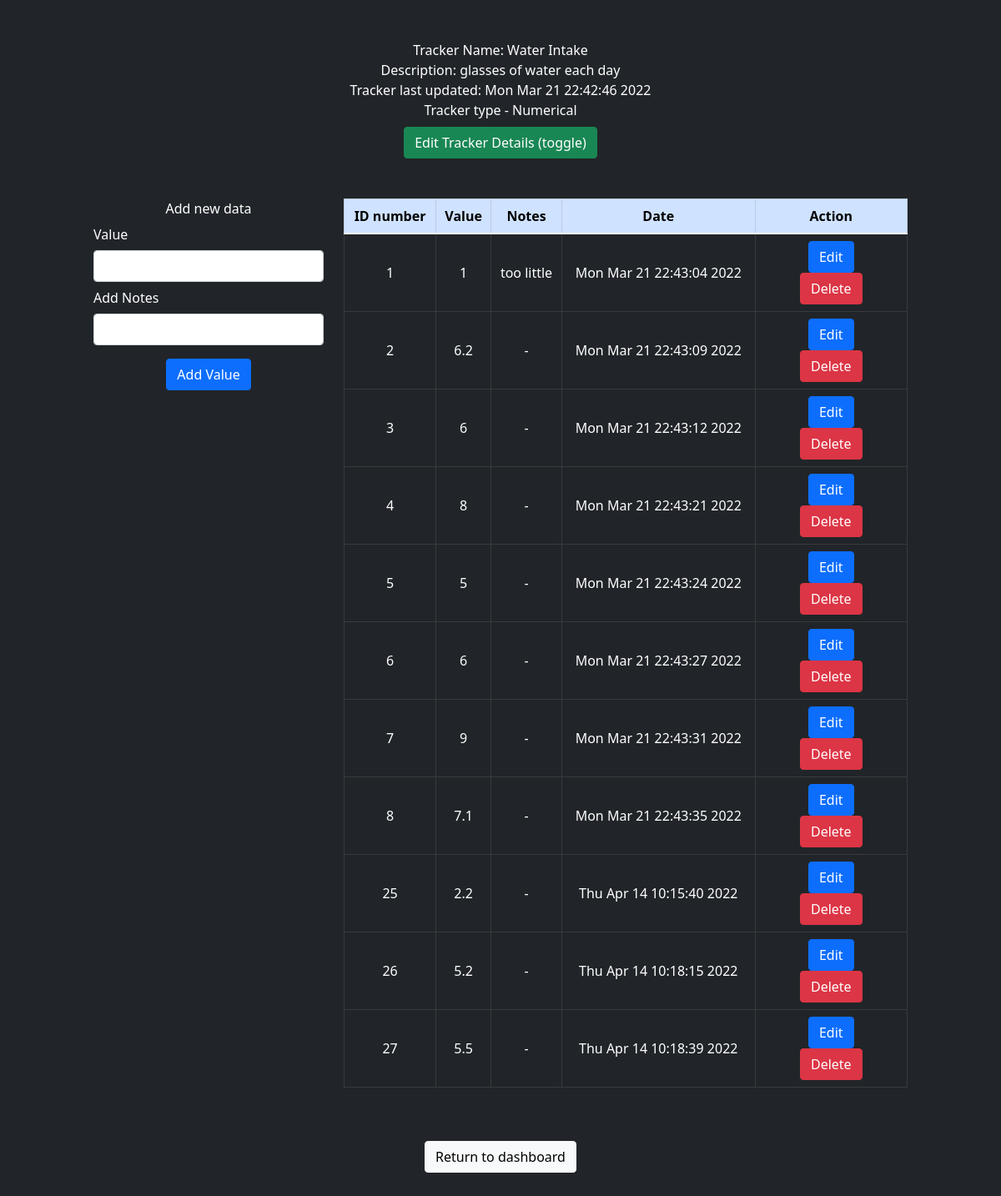
Before: /trackerdetails/1 with the older database file.
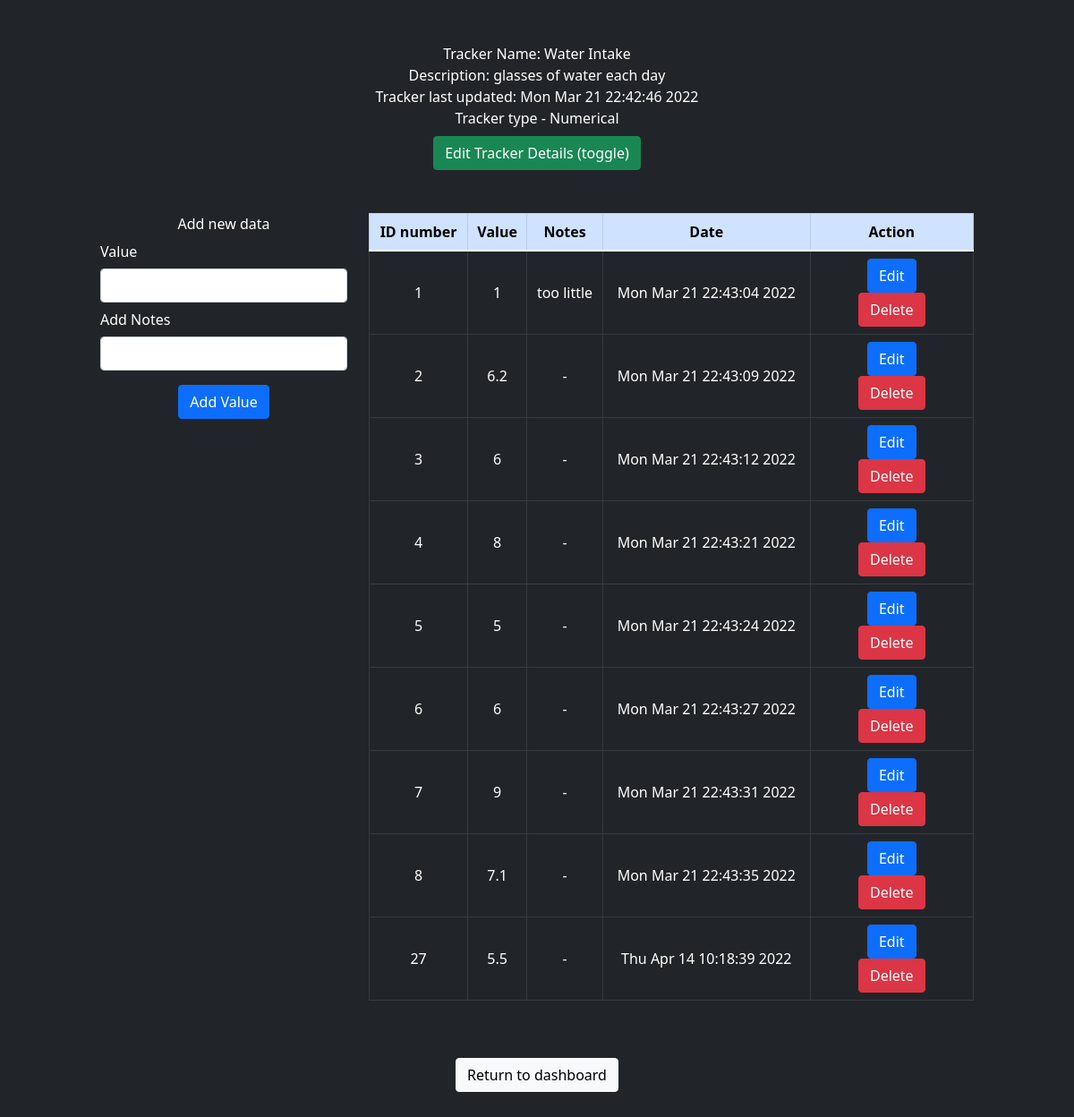
After: the same page with the newer database file.
### application/models.py (models this page shows, shortened)
class Tracker(db.Model):
    tracker_id = db.Column(db.Integer, primary_key=True)
    tracker_name = db.Column(db.String(80), nullable=False)
    tracker_description = db.Column(db.String(120), nullable=False)
    tracker_type = db.Column(db.String(50),nullable=False)
    user_defined_options = db.Column(db.String(200))
    tracker_log_time = db.Column(db.String(120), nullable=False)
    user_id = db.Column(db.Integer, db.ForeignKey('user.user_id'),nullable=False)
    tracker_logs = db.relationship('Trackerlogs', backref='tracker', lazy=True)

class Trackerlogs(db.Model):
    log_id = db.Column(db.Integer, primary_key=True)
    log_value = db.Column(db.String(100), nullable=False)
    log_note = db.Column(db.String(100))
    log_time = db.Column(db.String(80), unique=True, nullable=False)
    tracker_id = db.Column(db.Integer, db.ForeignKey('tracker.tracker_id'),nullable=False)

### application/controller_tracker.py (the view)
@app.route("/trackerdetails/<tracker_id>")
def trackerdetails(tracker_id):
    user_logs = Trackerlogs.query.filter_by(tracker_id=tracker_id).all()
    user_id = Tracker.query.filter_by(tracker_id=tracker_id).first().user_id
    user_name = User.query.filter_by(user_id=user_id).first().user_name
    tracker = Tracker.query.filter_by(tracker_id=tracker_id).first()
    tracker_name = tracker.tracker_name
    tracker_description = tracker.tracker_description
    tracker_log_time = tracker.tracker_log_time
    tracker_type = tracker.tracker_type
    if tracker_type == "mo_tracker":
        user_defined_options = Tracker.query.filter_by(tracker_id=tracker_id).first().user_defined_options
        options_list = user_defined_options.rsplit(",")
        return render_template("trackerdetails.html",user_logs=user_logs,tracker=tracker,user_name=user_name,options_list=options_list)
    if tracker_type == "numerical_tracker":
        labels = [user_log.log_id for user_log in user_logs]
        values = [float(user_log.log_value) for user_log in user_logs]
        return render_template("trackerdetails.html",user_logs=user_logs,tracker=tracker,user_name=user_name,labels=labels,values=values)
    return render_template("trackerdetails.html",user_logs=user_logs,tracker=tracker,user_name=user_name)

### templates/trackerdetails.html (shortened to what this page needs)
{% extends 'layout.html' %}
{% block body %}
<div class="row mt-5 justify-content-center">
    <div class="col-auto d-flex text-center justify-content-center">
        Tracker Name: {{tracker["tracker_name"]}} <br>
        Description: {{tracker["tracker_description"]}} <br>
        Tracker last updated: {{tracker["tracker_log_time"]}} <br>
    </div>
</div>
<div class="row justify-content-center">
    <div class="col-auto">
        Tracker type -
        {% if tracker["tracker_type"] == "numerical_tracker"%}Numerical{% endif %}
    </div>
</div>
<div class="row mt-2 justify-content-center">
    <div class="col-auto">
        <a class="btn btn-success" onclick="document.getElementById('edittrackerform').classList.toggle('d-none')">Edit Tracker Details (toggle)</a>
    </div>
</div>
<div class="row mt-5 justify-content-center">
    <div class="col-12 col-sm-8 col-md-3 col-xl-3">
        <div class="row justify-content-center">
            <div class="col-auto">
                Add new data
            </div>
        </div>
        <div class="row justify-content-center">
            <div class="col">
                <form id="record_value" class="" action='/createlog/{{tracker["tracker_id"]}}' method="post">
                    {% include "value_input_form.html" %}
                </form>
            </div>
        </div>
        <div class="row mt-3 justify-content-center">
            <div class="col-auto">
                <button form="record_value" class="btn btn-primary" type="submit">Add Value</button>
            </div>
        </div>
    </div>
    <div class="col col-sm-12 col-md-12 col-xl-7">
        <table class="table thead-light table-dark table-bordered table-hover text-center table-responsive align-middle">
            <tr class="table-primary">
                <th>ID number</td>
                <th>Value</td>
                <th>Notes</th>
                <th>Date</td>
                <th>Action</td>
            </tr>
            <tbody>
                {% for userlog in user_logs%}
                <tr>
                    <td>{{userlog["log_id"]}}</td>
                    <td>{{userlog["log_value"]}}</td>
                    <td>{% if userlog["log_note"] == None %}-{% else %}{{userlog["log_note"]}}{% endif %}</td>
                    <td>{{userlog["log_time"]}}</td>
                    <td>
                        <div class="row justify-content-center">
                            <div class="col-6">
                                <a class="btn btn-primary" href="#editlogform" onclick="document.getElementById('editlogform').classList.toggle('d-none')">Edit</a>
                            </div>
                            <div class="col">
                                <a class="btn btn-danger" href='/deletelog/{{userlog["log_id"]}}'>Delete</a>
                            </div>
                        </div>
                    </td>
                </tr>
                {% endfor %}
            </tbody>
        </table>
    </div>
</div>
<div class="row mt-5 mb-5 justify-content-center">
    <div class="col-auto">
        <a class="btn btn-light" href="/dashboard/{{user_name}}">Return to dashboard</a>
    </div>
</div>
{% endblock %}

### templates/layout.html (shortened to what this page needs)
<!DOCTYPE html>
<html lang="en">
<head>
    <link href="https://cdn.jsdelivr.net/npm/bootstrap@5.1.3/dist/css/bootstrap.min.css" rel="stylesheet">
</head>
<body class="container-fluid bg-dark text-white">
    {% block body %}{% endblock %}
</body>
</html>

### templates/value_input_form.html (shortened to what this page needs)
{% if tracker["tracker_type"] == "numerical_tracker"%}
<div class="row">
    <div class="col">
        <div class="row">
            <div class="col">
                <label class="col-form-label" for="log_value">Value</label>
            </div>
        </div>
        <div class="row">
            <div class="col">
                <input type="number" step="0.1" class="form-control" name="log_value" id="log_value">
            </div>
        </div>
    </div>
</div>
{% endif %}
<div class="row">
    <div class="col">
        <div class="row">
            <div class="col">
                <label class="col-form-label" for="log_note">Add Notes</label>
            </div>
        </div>
        <div class="row">
            <div class="col">
                <input type="text" class="form-control" name="log_value" id="log_value">
            </div>
        </div>
    </div>
</div>

Changed rows visible on the page:
removed Trackerlogs: log_id "25", log_value "2.2", log_time "Thu Apr 14 10:15:40 2022"
removed Trackerlogs: log_id "26", log_value "5.2", log_time "Thu Apr 14 10:18:15 2022"
